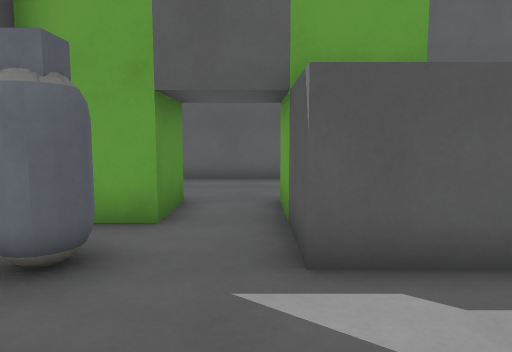
[1] (above)

12 first-person views from a walk through a level from a Godot 3-D game. The camera is 1.3 m above the floor, tilts 6° down and sees 70° across. The floor is counted in squares, 1 m on a side. Each view is taken from the middle of a square. On the plan, view 1 faces up. The plan holds only what a view shows up to about 15 squares ahead; the rest is blank. The place goes on beyond the plan. Surface patterns are stand-ins for the level's own textures.

[2]
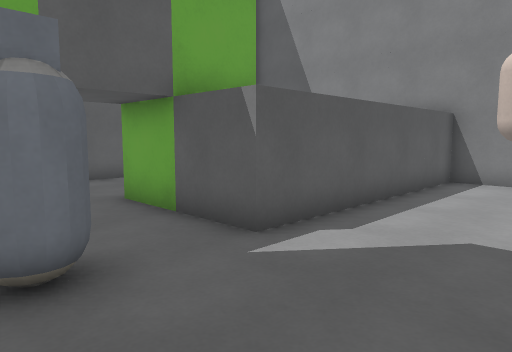

[3]
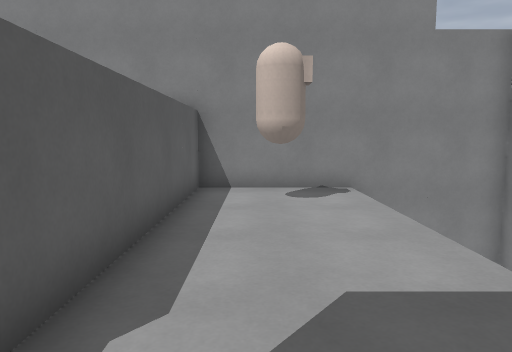

[4]
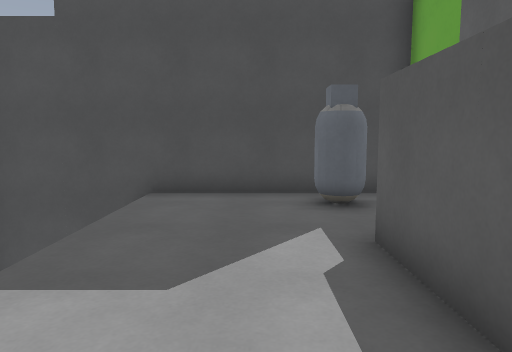

[5]
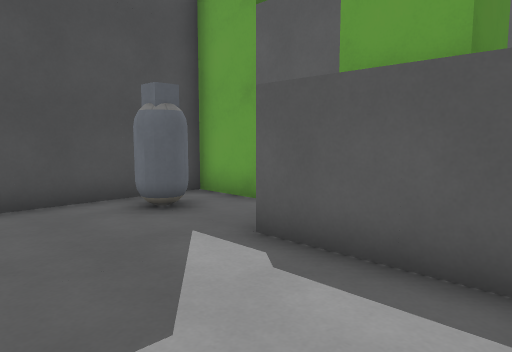

[6]
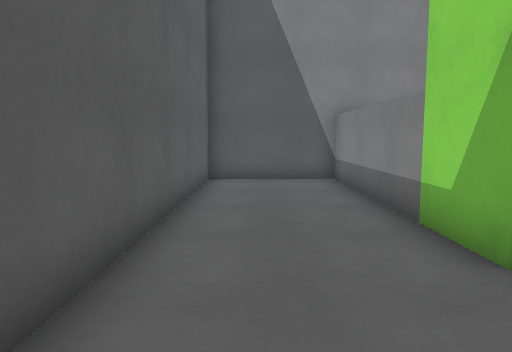

[7]
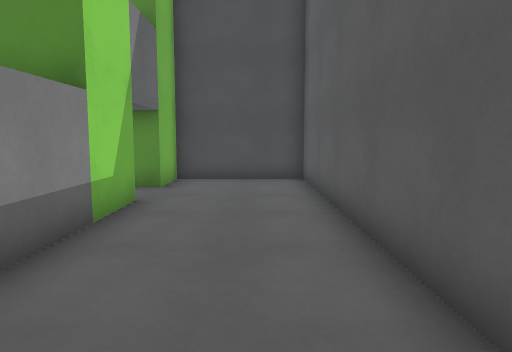

[8]
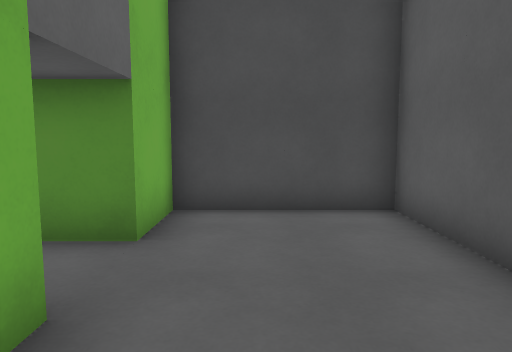

[9]
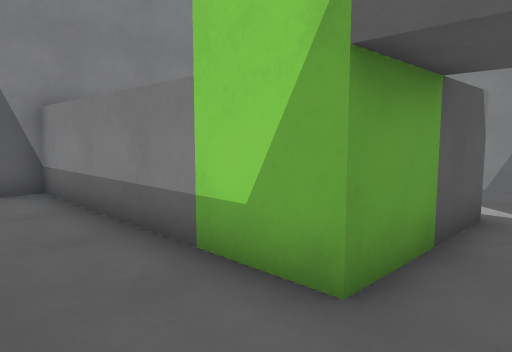

[10]
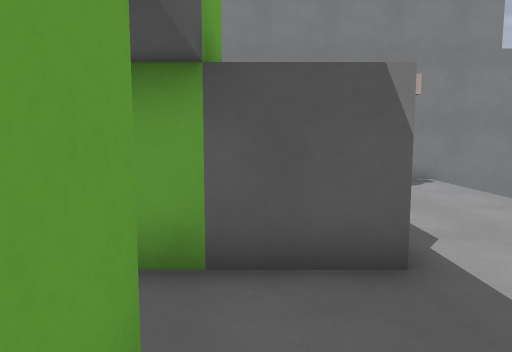

[11]
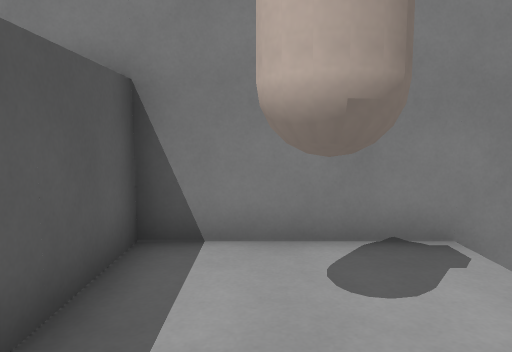

[12]
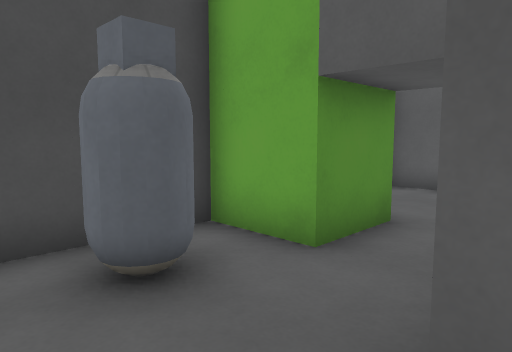

### Floor plan
Points are (right, up) in squares from view 1. A wall is a line through its corners. A room is listed if a view was taken in it or the views show most of it. See-through windows are left out.
Room 1 (views 1, 2, 3, 4, 5, 10, 11, 12)
walls: (-1.5, 7.5) (-1.5, 5.5) (-3.5, 5.5) (-3.5, -0.5); (8.5, -3.5) (8.5, 3.5) (0.5, 3.5) (0.5, 7.5)
ways out: opening at (-0.5, 6.5) to room 2
objects: other object (6, 1) to (7, 2)
Room 2 (views 6, 7, 8, 9)
walls: (0.5, 7.5) (8.5, 7.5) (8.5, 11.5) (-3.5, 11.5) (-3.5, 7.5) (-1.5, 7.5)
ways out: opening at (-0.5, 6.5) to room 1

Where each view was taken, in squares from view 1:
view 1: 0 up, 0 right, facing up
view 2: 0 up, 3 left, facing up-right
view 3: 2 up, 1 left, facing right
view 4: 2 up, 5 right, facing left
view 5: 0 up, 4 right, facing up-left
view 6: 10 up, 3 left, facing right
view 7: 10 up, 8 right, facing left
view 8: 9 up, 3 right, facing left
view 9: 10 up, 1 left, facing down-right
view 10: 5 up, 3 left, facing right
view 11: 2 up, 4 right, facing right
view 12: 2 up, 1 right, facing up-left
